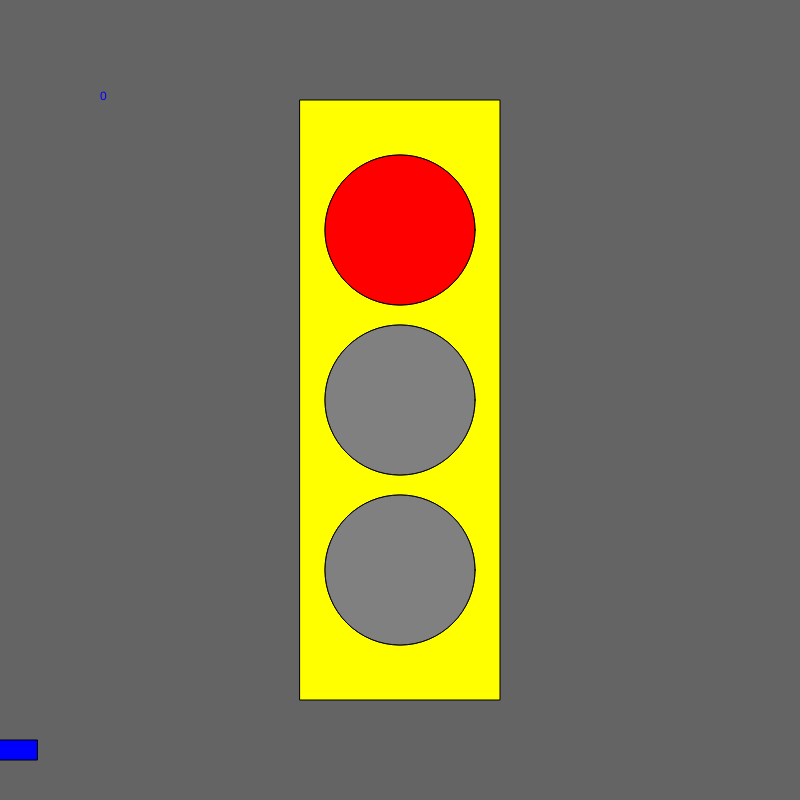
Frame 1 (no input)
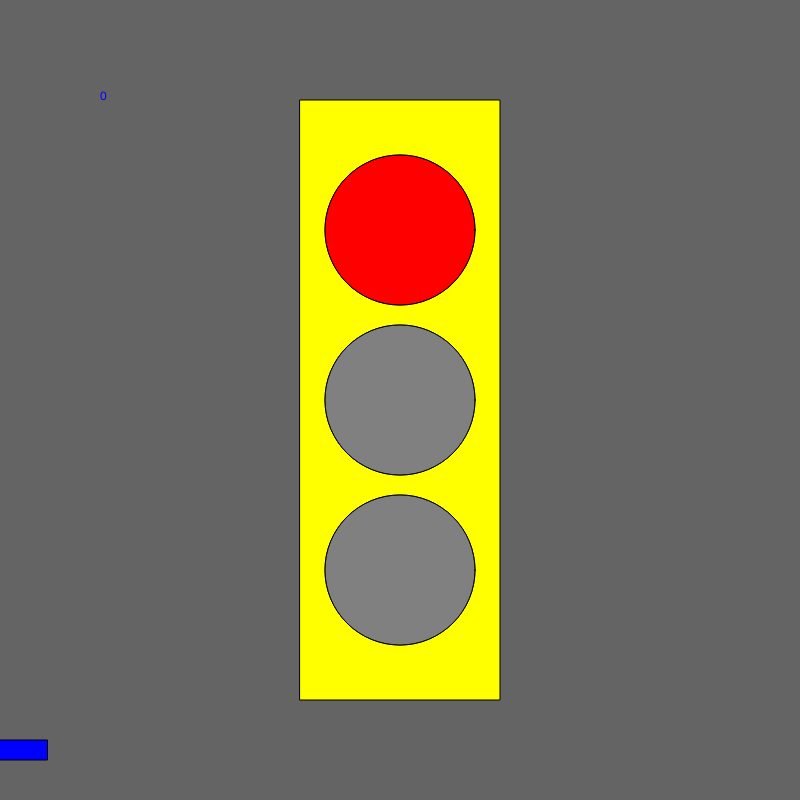
Frame 60 (no input)
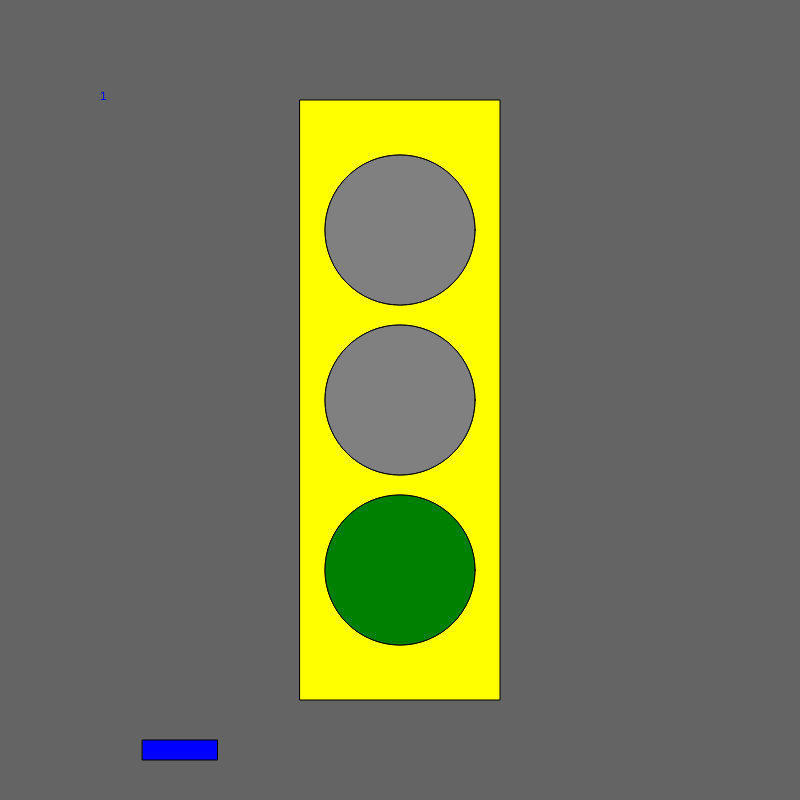
Frame 120 (the mouse pressed at the canvas centre since frame 60)

The p5.js sketch that drew these frames (run headless with seeded random() and noise() and a simulated clock; from frame 60 on, the mouse is pressed at the canvas centre):

// p5.js sketch
// ── sketch.js
let state = 0;
let timer = 0;
let x = 0 ;
let velocity = 10 ;


function setup() {
  createCanvas(800, 800);
  ellipseMode(CENTER) ;
  rectMode(CENTER) ;
}

function draw() {
  background(100);
fill('yellow');
rect(width/2, height/2, 200, 600);
// car code
fill('blue');
rect(x, 750, 75, 20);
x = x + velocity ;
if (x > width) {
  x = 0 ;
}

ellipse(width/2, height/2-170, 150,150);
ellipse(width/2, height/2, 150,150);
ellipse(width/2, height/2+170, 150,150);

  switch (state) {

    case 0: //red
    text("0", 100,100);
    fill('red') ;
    ellipse(width/2, height/2-170, 150,150);
    fill('grey') ;
    ellipse(width/2, height/2, 150,150);
    ellipse(width/2, height/2+170, 150,150);
    velocity = 0 ;
    break;

    case 1: // green
    text("1", 100,100);
    fill('grey') ;
    ellipse(width/2, height/2-170, 150,150);
    ellipse(width/2, height/2, 150,150);
    fill('green');
    ellipse(width/2, height/2+170, 150,150);
    velocity = 10;
    break;

    case 2: // yellow
    text("2", 100, 100);
    fill('grey');
    ellipse(width/2, height/2-170, 150,150);
    fill('yellow');
    ellipse(width/2, height/2, 150,150);
    fill('grey');
    ellipse(width/2, height/2+170, 150,150);
    velocity = 5 ; 
    break;
  }
timer = timer + 1 ;
if (timer > 100) {
  timer = 0 ;
  state++;
  if (state > 2) state = 0;
}
}

function mouseReleased(){
  state++;
  if (state > 2) state = 0 ;
}
